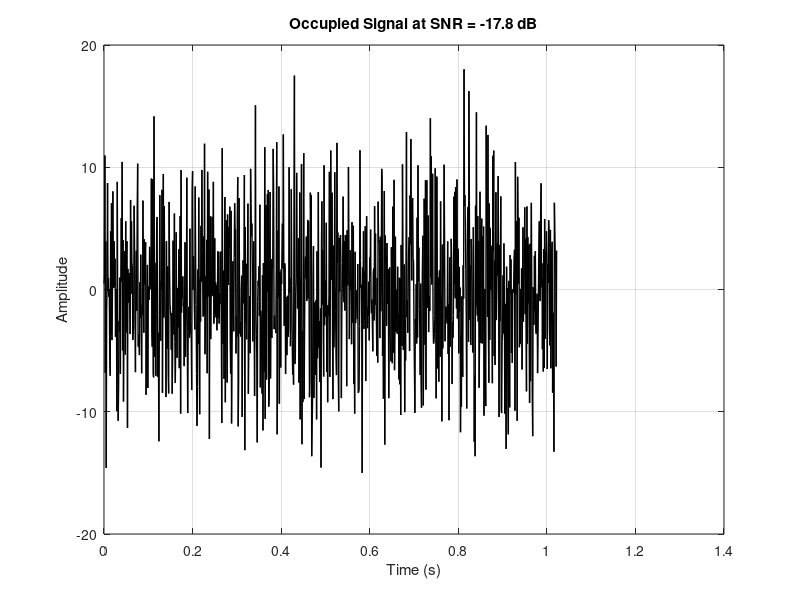
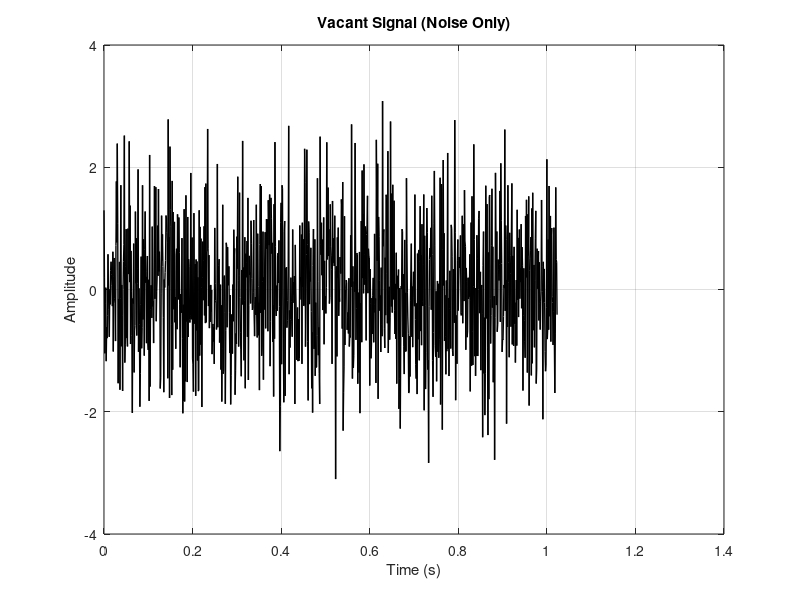
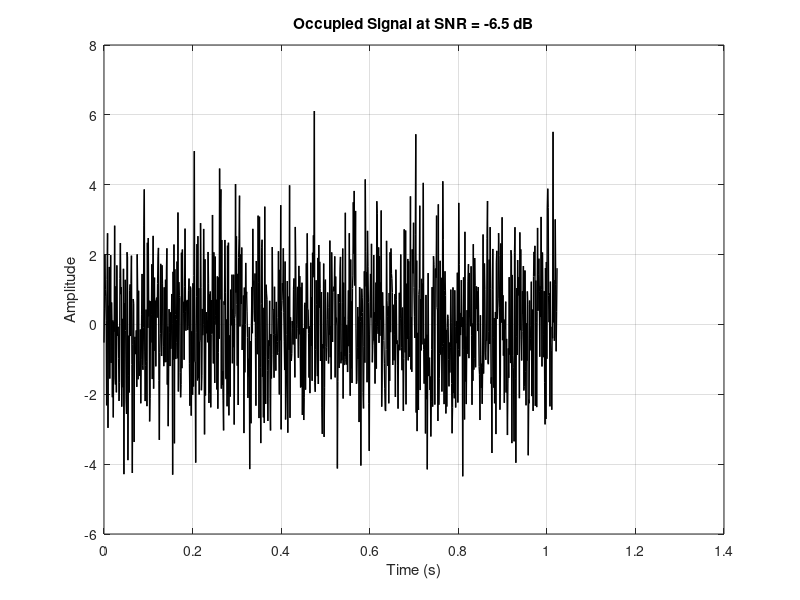
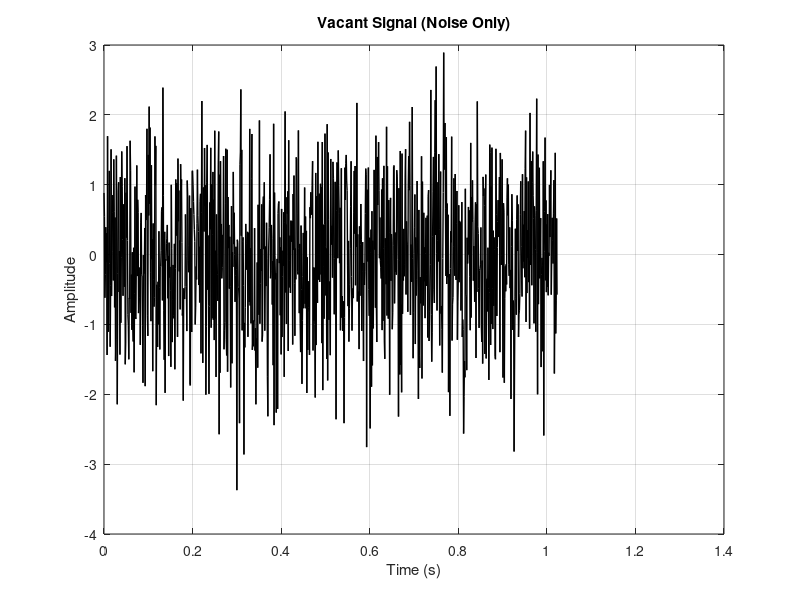

These figures' MATLAB source, in order: (Note: a time limit stopped this script after it produced the figures.)
clc;
clear;
close all;

% Setup
n = 1024;
fs = 1000;
fc = 100;
t = (0:n-1)/fs;
mkdir('signal_dataset/occupied');
mkdir('signal_dataset/vacant');

for i = 1:500
    %% -------- OCCUPIED SIGNAL --------
    data = randi([0 1], 1, n);
    bpsk = 2*data - 1;
    carrier = cos(2*pi*fc*t);
    bpsk_signal = bpsk .* carrier;

    snr_db = -20 + (40)*rand();  % Random SNR from -20 to +20 dB
    noisy_signal = awgn(bpsk_signal, snr_db, 'measured');

    % Create figure with visible SNR
    f1 = figure('Visible','off');
    plot(t, noisy_signal, 'k', 'LineWidth', 1);
    title(sprintf('Occupied Signal at SNR = %.1f dB', snr_db), 'FontWeight','bold');
    xlabel('Time (s)');
    ylabel('Amplitude');
    grid on;
    filename = sprintf('signal_dataset/occupied/occupied_%03d_SNR_%+.1f.png', i, snr_db);
    saveas(f1, filename);
    close(f1);

    %% -------- VACANT SIGNAL --------
    noise_only = randn(1, n);

    f2 = figure('Visible','off');
    plot(t, noise_only, 'k', 'LineWidth', 1);
    title('Vacant Signal (Noise Only)', 'FontWeight','bold');
    xlabel('Time (s)');
    ylabel('Amplitude');
    grid on;
    filename2 = sprintf('signal_dataset/vacant/vacant_%03d.png', i);
    saveas(f2, filename2);
    close(f2);
end
